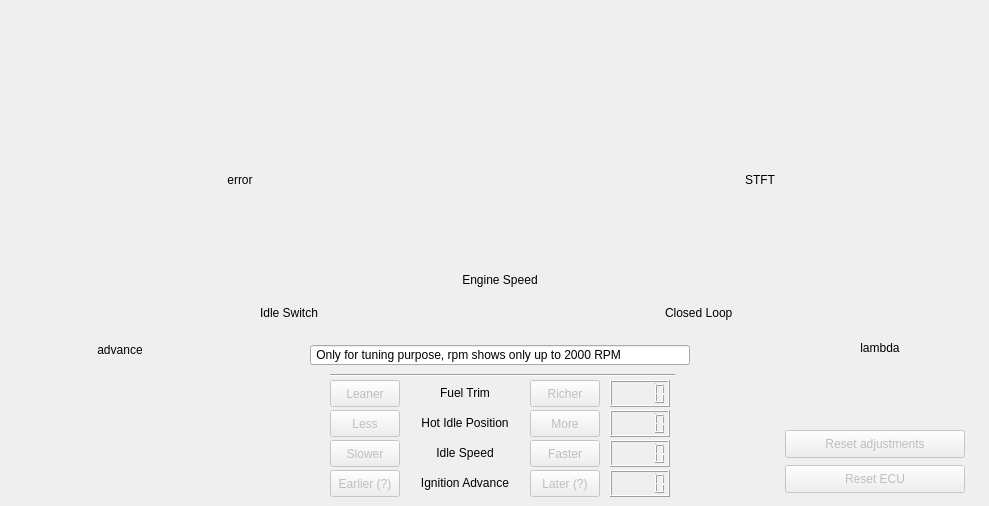
    <widget class="QWidget" name="emission_tab">
     <attribute name="title">
      <string>Adjustments</string>
     </attribute>
	
	<!--  <widget class="QLabel" name="m_idleBypassLabel_3">
      <property name="geometry">
       <rect>
        <x>900</x>
        <y>6</y>
        <width>440</width>
        <height>31</height>
       </rect>
      </property>
      <property name="text">
       <string>&lt;!DOCTYPE HTML PUBLIC &quot;-//W3C//DTD HTML 4.0//EN&quot; &quot;http://www.w3.org/TR/REC-html40/strict.dtd&quot;&gt;
&lt;html&gt;&lt;head&gt;&lt;meta name=&quot;qrichtext&quot; content=&quot;1&quot; /&gt;&lt;style type=&quot;text/css&quot;&gt;
p, li { white-space: pre-wrap; }
&lt;/style&gt;&lt;/head&gt;&lt;body style=&quot; font-family:'MS Shell Dlg 2'; font-size:7pt; font-weight:600; font-style:normal;&quot;&gt;
&lt;p style=&quot; margin-top:0px; margin-bottom:0px; margin-left:0px; margin-right:0px; -qt-block-indent:0; text-indent:0px;&quot;&gt;&lt;span style=&quot; font-size:10pt; color:#ff0000;&quot;&gt;Testing actuators only if engine is not running!&lt;/span&gt;&lt;/p&gt;&lt;/body&gt;&lt;/html&gt;</string>
      </property>
      <property name="alignment">
       <set>Qt::AlignCenter|Qt::AlignVCenter</set>
      </property>
     </widget> -->
	 
     <widget class="Line" name="m_hline1_3">
      <property name="geometry">
       <rect>
        <x>330</x>
        <y>365</y>
        <width>345</width>
        <height>20</height>
       </rect>
      </property>
      <property name="orientation">
       <enum>Qt::Horizontal</enum>
      </property>
     </widget>
<!--      <widget class="QLabel" name="m_fuelsettinglabel">
      <property name="geometry">
       <rect>
        <x>330</x>
        <y>375</y>
        <width>92</width>
        <height>21</height>
       </rect>
      </property>
      <property name="text">
       <string>&lt;html&gt;&lt;head/&gt;&lt;body&gt;&lt;p align=&quot;justify&quot;&gt;&lt;span style=&quot; font-size:11pt;&quot;&gt;Settings&lt;/span&gt;&lt;/p&gt;&lt;/body&gt;&lt;/html&gt;</string>
      </property>
      <property name="alignment">
       <set>Qt::AlignBottom|Qt::AlignLeading|Qt::AlignLeft</set>
      </property>
     </widget> -->
     <widget class="QPushButton" name="m_fuel_trim_plusButton">
      <property name="enabled">
       <bool>false</bool>
      </property>
      <property name="geometry">
       <rect>
        <x>530</x>
        <y>380</y>
        <width>70</width>
        <height>27</height>
       </rect>
      </property>
      <property name="text">
       <string>Richer</string>
      </property>
     </widget>
     <widget class="QPushButton" name="m_fuel_trim_minusButton">
      <property name="enabled">
       <bool>false</bool>
      </property>
      <property name="geometry">
       <rect>
        <x>330</x>
        <y>380</y>
        <width>70</width>
        <height>27</height>
       </rect>
      </property>
      <property name="text">
       <string>Leaner</string>
      </property>
     </widget>
     <widget class="QPushButton" name="m_idle_decay_plusButton">
      <property name="enabled">
       <bool>false</bool>
      </property>
      <property name="geometry">
       <rect>
        <x>530</x>
        <y>410</y>
        <width>70</width>
        <height>27</height>
       </rect>
      </property>
      <property name="text">
       <string>More</string>
      </property>
     </widget>
     <widget class="QPushButton" name="m_idle_decay_minusButton">
      <property name="enabled">
       <bool>false</bool>
      </property>
      <property name="geometry">
       <rect>
        <x>330</x>
        <y>410</y>
        <width>70</width>
        <height>27</height>
       </rect>
      </property>
      <property name="text">
       <string>Less</string>
      </property>
     </widget>
     <widget class="QPushButton" name="m_idle_speed_plusButton">
      <property name="enabled">
       <bool>false</bool>
      </property>
      <property name="geometry">
       <rect>
        <x>530</x>
        <y>440</y>
        <width>70</width>
        <height>27</height>
       </rect>
      </property>
      <property name="text">
       <string>Faster</string>
      </property>
     </widget>
     <widget class="QPushButton" name="m_idle_speed_minusButton">
      <property name="enabled">
       <bool>false</bool>
      </property>
      <property name="geometry">
       <rect>
        <x>330</x>
        <y>440</y>
        <width>70</width>
        <height>27</height>
       </rect>
      </property>
      <property name="text">
       <string>Slower</string>
      </property>
     </widget>
     <widget class="QPushButton" name="m_ignition_advance_minusButton">
      <property name="enabled">
       <bool>false</bool>
      </property>
      <property name="geometry">
       <rect>
        <x>330</x>
        <y>470</y>
        <width>70</width>
        <height>27</height>
       </rect>
      </property>	
      <property name="text">
       <string>Earlier (?)</string>
      </property>
     </widget>
     <widget class="QPushButton" name="m_ignition_advance_plusButton">
      <property name="enabled">
       <bool>false</bool>
      </property>
      <property name="geometry">
       <rect>
        <x>530</x>
        <y>470</y>
        <width>70</width>
        <height>27</height>
       </rect>
      </property>
      <property name="text">
       <string>Later (?)</string>
      </property>
     </widget>
     <widget class="ManoMeter" name="m_revCounter_exhaust" native="true">
      <property name="geometry">
       <rect>
        <x>340</x>
        <y>10</y>
        <width>320</width>
        <height>320</height>
       </rect>
      </property>
     </widget>
	 <widget class="ManoMeter" name="e_idle_error" native="true">
      <property name="geometry">
       <rect>
        <x>140</x>
        <y>10</y>
        <width>200</width>
        <height>200</height>
       </rect>
      </property>
	  <property name="toolTip">
		  <string>Idle error is the difference between actual engine speed en target idle speed. Values only shown when idle switch is active and max. value shown is 200 RPM. </string>
		 </property>
     </widget>
	 <widget class="ManoMeter" name="e_ignition_advance" native="true">
      <property name="geometry">
       <rect>
        <x>20</x>
        <y>180</y>
        <width>200</width>
        <height>200</height>
       </rect>
      </property>
     </widget>
	 <widget class="ManoMeter" name="e_short_term_fuel_trim" native="true">
      <property name="geometry">
       <rect>
        <x>660</x>
        <y>10</y>
        <width>200</width>
        <height>200</height>
       </rect>
      </property>
	  <property name="toolTip">
		  <string>Short Term Fuel Trim is only active in closed loop. Values up to 10% are considered normal, occasionally up to 15%. Values higher than 15% are out of the ordinary. </string>
		 </property>
     </widget>
	 <widget class="ManoMeter900" name="e_lambda" native="true">
      <property name="geometry">
       <rect>
        <x>780</x>
        <y>180</y>
        <width>200</width>
        <height>200</height>
       </rect>
      </property>
     </widget>
<!--      <widget class="QLCDNumber" name="shorttimefueltrim_lcd">
      <property name="geometry">
       <rect>
        <x>780</x>
        <y>20</y>
        <width>81</width>
        <height>31</height>
       </rect>
      </property>
      <property name="font">
       <font>
        <weight>75</weight>
        <bold>true</bold>
       </font>
      </property>
     </widget> -->
     <widget class="QLabel" name="label_45">
      <property name="geometry">
       <rect>
        <x>140</x>
        <y>170</y>
        <width>200</width>
        <height>20</height>
       </rect>
      </property>
      <property name="text">
       <string>error</string>
      </property>
      <property name="alignment">
       <set>Qt::AlignCenter</set>
      </property>
     </widget>
	 <widget class="QLabel" name="label_52">
      <property name="geometry">
       <rect>
        <x>20</x>
        <y>340</y>
        <width>200</width>
        <height>20</height>
       </rect>
      </property>
      <property name="text">
       <string>advance</string>
      </property>
      <property name="alignment">
       <set>Qt::AlignCenter</set>
      </property>
     </widget>
	 <widget class="QLabel" name="label_51">
      <property name="geometry">
       <rect>
        <x>660</x>
        <y>170</y>
        <width>200</width>
        <height>20</height>
       </rect>
      </property>
      <property name="text">
       <string>STFT</string>
      </property>
      <property name="alignment">
       <set>Qt::AlignCenter</set>
      </property>
     </widget>
     <widget class="QLedIndicator" name="closedloop_led" native="true">
      <property name="geometry">
       <rect>
        <x>685</x>
        <y>270</y>
        <width>26</width>
        <height>26</height>
       </rect>
      </property>
     </widget>
     <widget class="QLabel" name="label_47">
      <property name="geometry">
       <rect>
        <x>665</x>
        <y>305</y>
        <width>120</width>
        <height>16</height>
       </rect>
      </property>
      <property name="text">
       <string>Closed Loop</string>
      </property>
     </widget>
	 <widget class="QLedIndicator" name="idleswitch_led" native="true">
      <property name="geometry">
       <rect>
        <x>277</x>
        <y>270</y>
        <width>26</width>
        <height>26</height>
       </rect>
      </property>
     </widget>
     <widget class="QLabel" name="label_53">
      <property name="geometry">
       <rect>
        <x>260</x>
        <y>305</y>
        <width>120</width>
        <height>16</height>
       </rect>
      </property>
      <property name="text">
       <string>Idle Switch</string>
      </property>
     </widget>
<!--      <widget class="QLabel" name="label_46">
      <property name="geometry">
       <rect>
        <x>5</x>
        <y>400</y>
        <width>400</width>
        <height>131</height>
       </rect>
      </property>
      <property name="text">
       <string>&lt;html&gt;&lt;head/&gt;&lt;body&gt;&lt;p&gt;While engine is running you may change different settings,&lt;/p&gt;&lt;p align=&quot;justify&quot;&gt;be carefull not to change too much at a time. Your engine&lt;/p&gt;&lt;p align=&quot;justify&quot;&gt;may stall and you may not be able to reset anything!&lt;/p&gt;&lt;p align=&quot;justify&quot;&gt;&lt;span style=&quot; color:#ff5500;&quot;&gt;For the use of these buttons have a look to this site&lt;/span&gt;&lt;/p&gt;&lt;p align=&quot;justify&quot;&gt;&lt;a href=&quot;https://blackbox-solutions.com/help/SM002.html&quot;&gt;&lt;span style=&quot; text-decoration: underline; color:#0000ff;&quot;&gt;mems definitions&lt;/span&gt;&lt;/a&gt;&lt;/p&gt;&lt;p align=&quot;justify&quot;&gt;www.blackbox-solutions.com/shop/help/SM002.html&lt;br/&gt;&lt;/p&gt;&lt;p align=&quot;justify&quot;&gt;&lt;br/&gt;&lt;/p&gt;&lt;/body&gt;&lt;/html&gt;</string>
      </property>
     </widget> -->
     <widget class="QLabel" name="emission_lambda_voltage">
      <property name="geometry">
       <rect>
        <x>780</x>
        <y>340</y>
        <width>200</width>
        <height>16</height>
       </rect>
      </property>
      <property name="text">
       <string>lambda</string>
      </property>
      <property name="alignment">
       <set>Qt::AlignCenter</set>
      </property>
     </widget>
	 <widget class="QLabel" name="m_revCounterLabel_2">
      <property name="geometry">
       <rect>
        <x>340</x>
        <y>270</y>
        <width>320</width>
        <height>20</height>
       </rect>
      </property>
      <property name="sizePolicy">
       <sizepolicy hsizetype="Preferred" vsizetype="Maximum">
        <horstretch>0</horstretch>
        <verstretch>0</verstretch>
       </sizepolicy>
      </property>
      <property name="text">
       <string>Engine Speed</string>
      </property>
      <property name="alignment">
       <set>Qt::AlignCenter</set>
      </property>
     </widget>
<!--      <widget class="QLCDNumber" name="e_lambdavoltage_lcd">
      <property name="geometry">
       <rect>
        <x>780</x>
        <y>182</y>
        <width>81</width>
        <height>31</height>
       </rect>
      </property>
      <property name="font">
       <font>
        <pointsize>7</pointsize>
        <weight>75</weight>
        <bold>true</bold>
       </font>
      </property>
      <property name="smallDecimalPoint">
       <bool>false</bool>
      </property>
     </widget>  -->
     <widget class="QLCDNumber" name="e_FuelTrim_lcd">
      <property name="geometry">
       <rect>
        <x>610</x>
        <y>380</y>
        <width>60</width>
        <height>27</height>
       </rect>
      </property>
      <property name="font">
       <font>
        <pointsize>7</pointsize>
        <weight>75</weight>
        <bold>true</bold>
       </font>
      </property>
      <property name="smallDecimalPoint">
       <bool>false</bool>
      </property>
     </widget> 
     <widget class="QLCDNumber" name="e_IdleDecay_lcd">
      <property name="geometry">
       <rect>
        <x>610</x>
        <y>410</y>
        <width>60</width>
        <height>27</height>
       </rect>
      </property>
      <property name="font">
       <font>
        <pointsize>7</pointsize>
        <weight>75</weight>
        <bold>true</bold>
       </font>
      </property>
      <property name="smallDecimalPoint">
       <bool>false</bool>
      </property>
      </widget> 
     <widget class="QLCDNumber" name="e_IdleSpeed_lcd">
      <property name="geometry">
       <rect>
        <x>610</x>
        <y>440</y>
        <width>60</width>
        <height>27</height>
       </rect>
      </property>
      <property name="font">
       <font>
        <pointsize>7</pointsize>
        <weight>75</weight>
        <bold>true</bold>
       </font>
      </property>
      <property name="smallDecimalPoint">
       <bool>false</bool>
      </property>
      </widget> 
     <widget class="QLCDNumber" name="e_IgnitionAdvance_lcd">
      <property name="geometry">
       <rect>
        <x>610</x>
        <y>470</y>
        <width>60</width>
        <height>27</height>
       </rect>
      </property>
      <property name="font">
       <font>
        <pointsize>7</pointsize>
        <weight>75</weight>
        <bold>true</bold>
       </font>
      </property>
      <property name="smallDecimalPoint">
       <bool>false</bool>
      </property>
     </widget>
     <widget class="QLabel" name="emi_rpm">
      <property name="geometry">
       <rect>
        <x>400</x>
        <y>445</y>
        <width>130</width>
        <height>16</height>
       </rect>
      </property>
      <property name="text">
       <string>Idle Speed</string>
      </property>
        <property name="alignment">
       <set>Qt::AlignCenter</set>
      </property>
	  <property name="toolTip">
		 <string>You can adjust idle speed in steps of 50 RPM. This effects both cold and warm idle speed. '0' is MEMS default value (for a warm A+ SPi engine this is 850 RPM)</string>
	  </property>
     </widget>
     <widget class="QLabel" name="emi_shorttermftrim">
      <property name="geometry">
       <rect>
        <x>400</x>
        <y>385</y>
        <width>130</width>
        <height>16</height>
       </rect>
      </property>
      <property name="text">
       <string>Fuel Trim</string>
      </property>
        <property name="alignment">
       <set>Qt::AlignCenter</set>
      </property>
	  <property name="toolTip">
		 <string>If your engine is not controlled by a lambda sensor, this is where you can regulate idle emmisions. Engine that are controlled by a lambda sensor will adjust this value over time</string>
	  </property>
     </widget>
     <widget class="QLabel" name="emi_idledecay">
      <property name="geometry">
       <rect>
        <x>400</x>
        <y>415</y>
        <width>130</width>
        <height>16</height>
       </rect>
      </property>
      <property name="text">
       <string>Hot Idle Position</string>
      </property>
        <property name="alignment">
       <set>Qt::AlignCenter</set>
      </property>
	  <property name="toolTip">
		 <string>MEMS will adjust this value over time, so any adjustments only have effect untill MEMS has relearnt the optimal value</string>
	  </property>
     </widget>
     <widget class="QLabel" name="emi_ignadvance">
      <property name="geometry">
       <rect>
        <x>400</x>
        <y>475</y>
        <width>130</width>
        <height>16</height>
       </rect>
      </property>
      <property name="text">
       <string>Ignition Advance</string>
      </property>
        <property name="alignment">
       <set>Qt::AlignCenter</set>
      </property>
	  <property name="toolTip">
		 <string>From the factory MEMS was supplied with different advance curves to adjust for fuel quality differences across countries (91 or 95 RON).&lt;p&gt;WARNING: only adjust settings if you know what you're doing, too much advance can destroy an engine!!!&lt;p&gt;Note: settings do not effect ignition advance at idle</string>
	  </property>
     </widget>
     <widget class="QLineEdit" name="lineEdit_3">
      <property name="geometry">
       <rect>
        <x>310</x>
        <y>345</y>
        <width>380</width>
        <height>20</height>
       </rect>
      </property>
      <property name="text">
       <string> Only for tuning purpose, rpm shows only up to 2000 RPM</string>
      </property>
     </widget>
	 <widget class="QPushButton" name="m_resetECUButton">
      <property name="enabled">
       <bool>false</bool>
      </property>
      <property name="geometry">
       <rect>
        <x>785</x>
        <y>465</y>
        <width>180</width>
        <height>28</height>
       </rect>
      </property>
<!--       <property name="font">
       <font>
        <pointsize>8</pointsize>
        <weight>100</weight>
        <bold>false</bold>
       </font>
      </property> -->
      <property name="text">
       <string>Reset ECU</string>
      </property>
     </widget>
	 <widget class="QPushButton" name="m_resetAdjustmentsButton">
      <property name="enabled">
       <bool>false</bool>
      </property>
      <property name="geometry">
       <rect>
        <x>785</x>
        <y>430</y>
        <width>180</width>
        <height>28</height>
       </rect>
      </property>
<!--       <property name="font">
       <font>
        <pointsize>8</pointsize>
        <weight>100</weight>
        <bold>false</bold>
       </font>
      </property> -->
      <property name="text">
       <string>Reset adjustments</string>
      </property>
     </widget>
    </widget>
